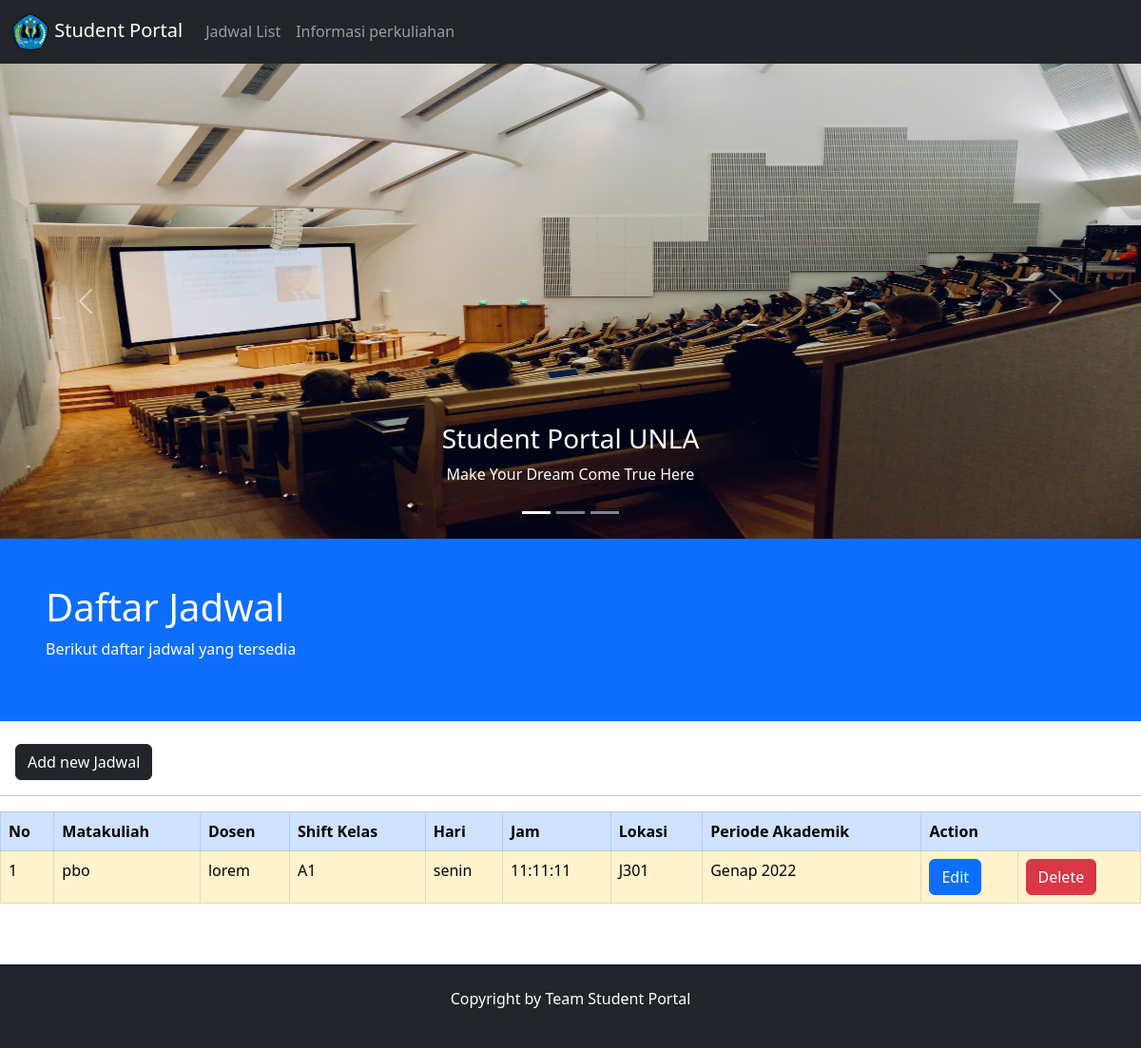
Page /index.php/jadwal on the committed database.
### tables this page shows
CREATE TABLE `jadwal` (
  `id_jadwal` int NOT NULL,
  `fk_matakuliah` int NOT NULL,
  `fk_dosen` int NOT NULL,
  `shift_kelas` varchar(255) NOT NULL,
  `hari` varchar(255) NOT NULL,
  `jam` time NOT NULL,
  `lokasi` varchar(255) NOT NULL,
  `periode_akademik` varchar(255) NOT NULL,
  `jadwal_delete` int NOT NULL DEFAULT '0'
);

CREATE TABLE `matakuliah` (
  `id_matakuliah` int NOT NULL,
  `nama_kuliah` varchar(255) NOT NULL,
  `sks` int NOT NULL,
  `fk_dosen` int NOT NULL DEFAULT '0',
  `matakuliah_delete` int NOT NULL DEFAULT '0'
);

CREATE TABLE `dosen` (
  `id_dosen` int NOT NULL,
  `nama_dosen` varchar(255) NOT NULL,
  `soft_delete` int NOT NULL DEFAULT '0'
);

### application/controllers/Jadwal.php (called while the page is built, shortened)
<?php
class jadwal extends CI_Controller {
	 public function __construct()
	 {
			 $this->load->model('jadwal_model');
			 $this->load->model('Categori_model');
			 $this->load->model('Cats_model');
	 }
	public function index()
	{
		$data['jadwals']=$this->jadwal_model->read();
		$this->load->view('jadwal/jadwal_list',$data);
	}
}

### index.php (called while the page is built, shortened)
<?php
require_once BASEPATH.'core/CodeIgniter.php';

### application/models/Jadwal_model.php (called while the page is built, shortened)
<?php
class Jadwal_model extends CI_Model {
	public function read()
	{
        $this->db->select('*');
        $this->db->from('jadwal');
        $this->db->join('matakuliah','jadwal.fk_matakuliah = matakuliah.id_matakuliah');
        $this->db->join('dosen','matakuliah.fk_dosen = dosen.id_dosen');
        $this->db->where('jadwal_delete',0);
        $query= $this->db->get();
        return $query->result();
    }
}

### application/views/jadwal/jadwal_list.php (the view, shortened to what this page needs)
<body>
<div class="mt-0 p-5 bg-primary text-white">
  <h1>Daftar Jadwal</h1>
  <p>Berikut daftar jadwal yang tersedia</p>
</div>
    <a class="btn btn-dark mt-4 ms-3" href="<?=site_url('Jadwal/add')?>">Add new Jadwal</a>
    <hr>
  	<div class="table-responsive">
    <table class="table table-bordered table-hover">
        <tr class="table-primary">
            <th>No</th>
            <th>Matakuliah</th>
            <th>Dosen</th>
            <th>Shift Kelas</th>
            <th>Hari</th>
            <th>Jam</th>
            <th>Lokasi</th>
            <th>Periode Akademik</th>
            <th colspan="2">Action</th>
        </tr>
        <?php $i=1; foreach($jadwals as $jadwal) { ?>
        <tr class="table-warning">
            <td><?= $i++ ?></td>
            <td><?= $jadwal->nama_kuliah ?></td>
            <td><?= $jadwal->nama_dosen ?></td>
            <td><?= $jadwal->shift_kelas ?></td>
            <td><?= $jadwal->hari ?></td>
            <td><?= $jadwal->jam ?></td>
            <td><?= $jadwal->lokasi ?></td>
            <td><?= $jadwal->periode_akademik ?></td>
            <td> <a href="<?=site_url('Jadwal/edit/'.$jadwal->id_jadwal)?>" class="btn btn-primary">Edit</a> </td>
            <td> <a href="<?=site_url('Jadwal/delete/'.$jadwal->id_jadwal)?>" class="btn btn-danger" onclick="return confirm('Confurm Delete?')" >Delete</a></td>
        </tr>
        <?php } ?>
    </table>
    </div>

### rows in the picture
jadwal: fk_matakuliah.nama_kuliah "pbo", fk_dosen.nama_dosen "lorem", shift_kelas "A1", hari "senin", jam "11:11:11", lokasi "J301", periode_akademik "Genap 2022"
